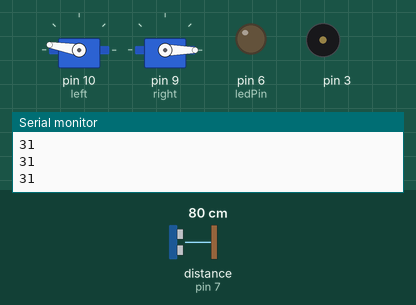
The sketch below on a simulated Arduino Uno, built with avr-gcc and run on an emulated ATmega328P. Shown: 2 × servo, output pins drawn as LEDs (lit = HIGH), buzzer (waves = sounding), the last lines printed to the serial monitor. Wiring (inferred from the names in the program): ultrasonic range finder: trigger pin 7; echo pin 7. Dashed ring = blinking. The test bench sets the inputs (shaded band); at power-on: distance to the obstacle (sensor on pin 7) 80 cm. The echo pulse lasts 58.3 µs per cm.

Above: at 1.2 s.
1.3 s: distance to the obstacle (sensor on pin 7) set to 12 cm
2.8 s: distance to the obstacle (sensor on pin 7) set to 9 cm
At 3.4 s:
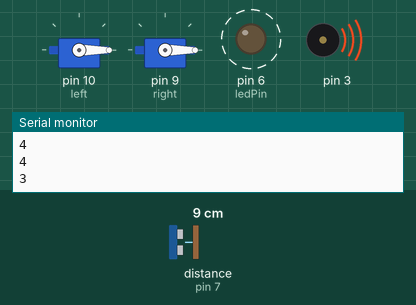
5.8 s: distance to the obstacle (sensor on pin 7) set to 18 cm
At 7.4 s:
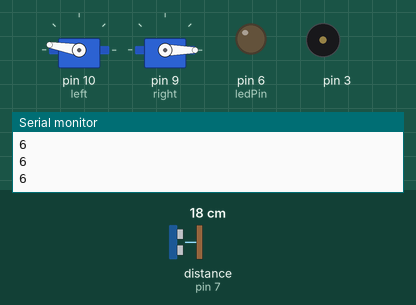
7.7 s: distance to the obstacle (sensor on pin 7) set to 2 cm
At 8.5 s:
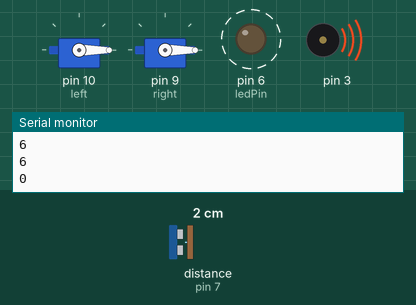
10.7 s: distance to the obstacle (sensor on pin 7) set to 35 cm
At 12.1 s:
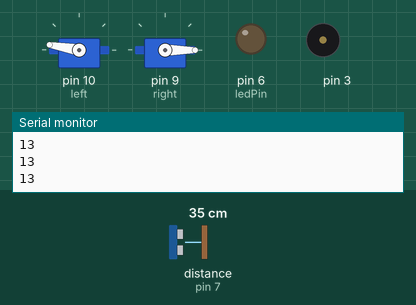
Timing chart, 0 to 13.7 s (numbered marks = the images above; inputs shaded):
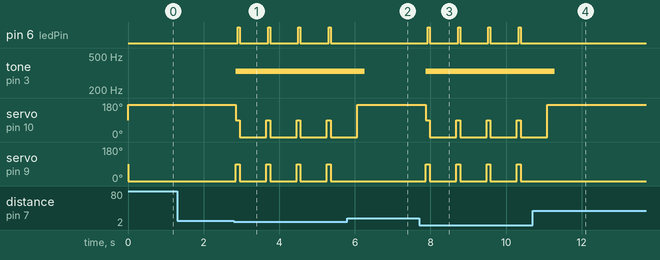

The sketch:

ENGR_Final_Project.ino
```cpp
#include <Servo.h>
Servo left;
Servo right;

const int ledPin = 6;
const int pingPin = 7;
long duration, inches;

void ping() {
  pinMode(pingPin, OUTPUT);
  digitalWrite(pingPin, LOW);
  delayMicroseconds(2);
  digitalWrite(pingPin, HIGH);
  delayMicroseconds(5);
  digitalWrite(pingPin, LOW);
  pinMode(pingPin, INPUT);
  duration = pulseIn(pingPin, HIGH);
  inches = duration/74/2;
  Serial.println(inches);
}

void drive() {
  left.write(170);
  right.write(0);
}

void park() {
  left.write(90);
  right.write(90);
}

void turn() {
  left.write(0);
  right.write(0);
}

void blink() {
  digitalWrite(ledPin, HIGH);
  delay(50);
  digitalWrite(ledPin, LOW);
}

void setup() {
left.attach(10);
right.attach(9);

pinMode(ledPin, OUTPUT);

Serial.begin(9600);
}

void loop() {
  ping();

  if (inches<4){
    tone(3, 330, 1000);
    park();
    delay(50);
    blink();
    turn();
    delay(500);
  }
  else{
    drive();
  }

  delay(200);
}
```

Measured:
- the behaviour switches between 11 and 10 cm on distance to the obstacle (sensor on pin 7) (found by bisection; images 0 and 1)
- after the input at 2.8 s, pin 6 (ledPin): alternates HIGH for 0.05 s and LOW for 0.75 s, starting after 0.10 s; tone on pin 3: silent → 330 Hz after 0.05 s; servo on pin 10 (left), servo on pin 9 (right): alternates 90° for 0.10 s and 0° for 0.70 s, starting after 0.05 s
- after the input at 5.8 s, pin 6 (ledPin): stops changing and stays LOW; tone on pin 3: 330 Hz → silent after 0.46 s; servo on pin 9 (right): stops changing and stays 0°
- after the input at 7.7 s, pin 6 (ledPin): alternates HIGH for 0.05 s and LOW for 0.75 s, starting after 0.23 s; tone on pin 3: silent → 330 Hz after 0.18 s; servo on pin 10 (left), servo on pin 9 (right): alternates 90° for 0.10 s and 0° for 0.70 s, starting after 0.18 s
- after the input at 10.7 s, pin 6 (ledPin): stops changing and stays LOW; tone on pin 3: 330 Hz → silent after 0.58 s; servo on pin 9 (right): stops changing and stays 0°
